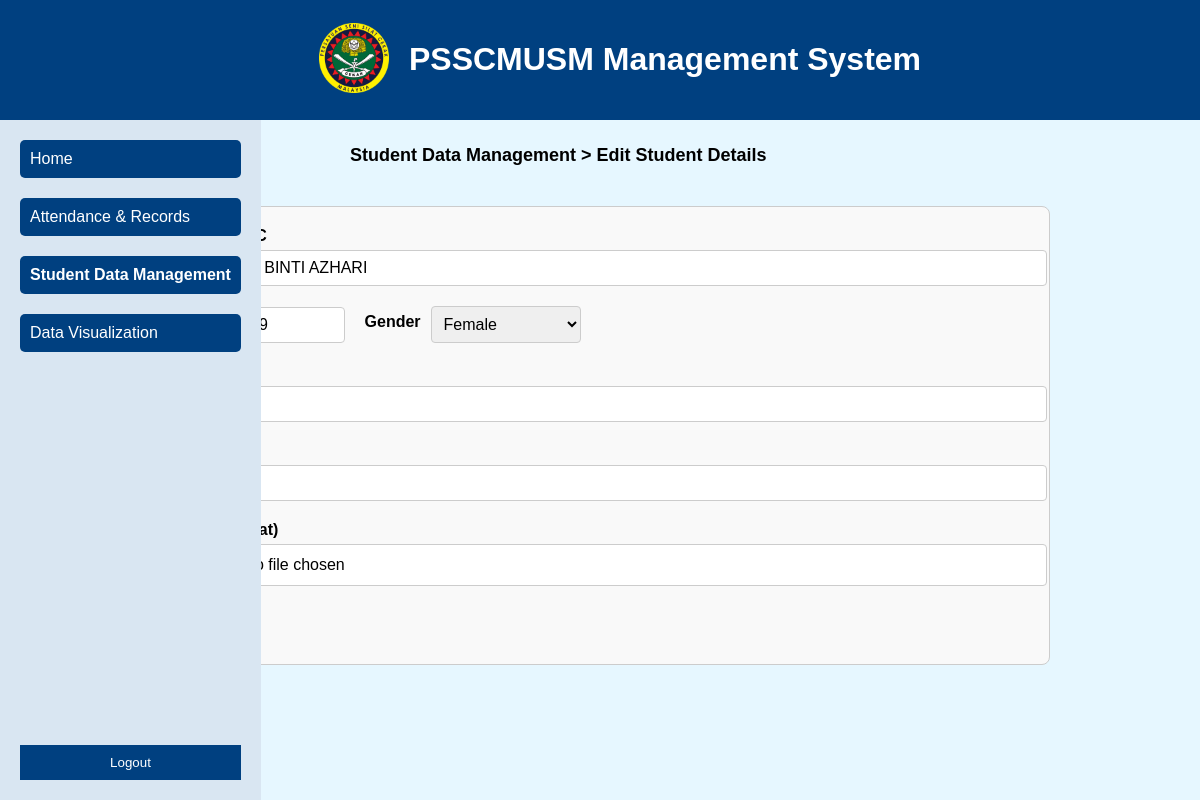
/iqbal_FYP/update_student.php?matric_id=112899, run on the app's committed database.
### tables this page shows
CREATE TABLE `student` (
  `id` int(11) NOT NULL,
  `full_name` varchar(100) NOT NULL,
  `matric_id` varchar(10) NOT NULL,
  `level` int(3) NOT NULL,
  `gender` varchar(10) NOT NULL,
  `ic_number` varchar(12) NOT NULL,
  `school` varchar(100) NOT NULL,
  `program` varchar(30) NOT NULL,
  `email` varchar(50) NOT NULL,
  `phone` varchar(20) NOT NULL,
  `image` varchar(255) NOT NULL,
  `u1_asas` int(3) NOT NULL,
  `u2_jatuh` int(3) NOT NULL,
  `u3_potong` int(3) NOT NULL,
  `theory` int(11) NOT NULL,
  `ko_k` int(3) NOT NULL,
  `ko_k_2` int(3) NOT NULL,
  `ko_k_3` int(3) NOT NULL,
  `u_usr` int(3) NOT NULL,
  `u_demo` int(3) NOT NULL,
  `end_year` int(4) NOT NULL
);

### iqbal_FYP/update_student.php (the view, shortened to what this page needs)
<?php
include 'database.php';
if (isset($_GET['matric_id'])) {
    $matric_id = $_GET['matric_id'];
    $sql = "SELECT * FROM student WHERE matric_id='$matric_id'";
    $result = $conn->query($sql);
    if ($result->num_rows > 0) {
        $row = $result->fetch_assoc();
    } else {
        echo "No student found with the given Matric ID.";
        exit();
    }
} else {
    echo "Matric ID not provided.";
    exit();
}
?>
<!DOCTYPE html>
<html lang="en">
<head>
    <link rel="stylesheet" href="styles.css">
</head>
<body>
    <header>
        <div class="logo">
            <img src="images/logo.png" alt="Logo">
        </div>
        <h1>PSSCMUSM Management System</h1>
    </header>
    <div class="container">
        <nav>
            <ul>
                <li><a href="index.html">Home</a></li>
                <li><a href="anr.html">Attendance & Records</a></li>
                <li><a href="sdm.html" class="active">Student Data Management</a></li>
                <li><a href="visual.html">Data Visualization</a></li>
            </ul>
            <button class="logout-btn">Logout</button>
        </nav>
    </div>
    <div class="navigation-text">
        Student Data Management > Edit Student Details
    </div>
    <div class="student-details-container">
        <form id="studentForm" action="update_student.php" method="post" enctype="multipart/form-data">
            <div class="form-group">
                <label for="fullName">Full Name as in IC</label>
                <input type="text" id="fullName" name="fullName" value="<?php echo $row['full_name']; ?>" oninput="this.value = this.value.toUpperCase()" required>
            </div>
            <div class="form-group inline">
                <label for="matricID">Matric ID</label>
                <input type="text" id="matricID" name="matricID" value="<?php echo $row['matric_id']; ?>" maxlength="10" required readonly>
                <label for="gender">Gender</label>
                <select id="gender" name="gender" required>
                    <option value="female" <?php echo ($row['gender'] == 'female') ? 'selected' : ''; ?>>Female</option>
                </select>
            </div>
            <div class="form-group">
                <label for="icNumber">IC Number:</label>
                <input type="text" id="icNumber" name="icNumber" value="<?php echo $row['ic_number']; ?>" placeholder="Enter IC Number" maxlength="12">
            </div>
            <div class="form-group">
                <label for="school">School</label>
                <input type="text" id="school" name="school" value="<?php echo $row['school']; ?>" oninput="this.value = this.value.toUpperCase()" required>
            </div>
            <div class="form-group">
                <label for="image">Image (.png format)</label>
                <input type="file" id="image" name="image" accept=".png">
            </div>
            <button type="submit" class="submit-btn">Update</button>
        </form>
    </div>
</body>
</html>

### iqbal_FYP/styles.css (style rules this page uses)
body { margin: 0; padding: 0; background-color: #e6f7ff; font-family: Arial, sans-serif; }
header { background-color: #004080; color: #fff; padding: 20px; text-align: center; display: flex; align-items: center; justify-content: center; position: fixed; top: 0; width: 100%; z-index: 1000; }
h1 { margin-left: 10px; font-family: sans-serif; }
.logo img { height: 70px; margin-right: 10px; }
.container { display: flex; flex-direction: row; padding-top: 90px; }
nav { background-color: #d9e6f2; padding: 20px; display: flex; flex-direction: column; align-items: flex-start; position: fixed; top: 120px; bottom: 0; }
nav ul { list-style-type: none; padding: 0; margin: 0; }
nav ul li { margin-bottom: 10px; margin-bottom: 20px; }
nav ul li a { color: #fff; background-color: #004080; text-decoration: none; display: block; padding: 10px; border-radius: 5px; margin-bottom: 20px; }
nav ul li a.active { font-weight: bold; }
.logout-btn { margin-top: auto; width: 100%; padding: 10px; background-color: #004080; color: #fff; border: none; cursor: pointer; }
.navigation-text { font-size: 18px; font-weight: bold; text-align: left; margin-top: 55px; margin-left: 350px; }
.student-details-container { max-width: 900px; margin: 0 auto; padding: 20px; border: 1px solid #ccc; border-radius: 8px; background-color: #f9f9f9; margin-top: 40px; margin-right: 150px; }
.form-group.inline { display: flex; align-items: center; }
.form-group.inline label { margin-right: 10px; }
.form-group.inline select { width: 100px; }
.student-details-container .form-group { margin-bottom: 20px; }
.student-details-container label { display: block; margin-bottom: 5px; font-weight: bold; }
.student-details-container input[type="text"], .student-details-container select { width: 100%; padding: 8px; border-radius: 4px; border: 1px solid #ccc; font-size: 16px; }
.student-details-container input[type="file"] { width: 100%; padding: 8px; border-radius: 4px; border: 1px solid #ccc; font-size: 16px; background-color: #fff; cursor: pointer; }
.student-details-container .submit-btn { padding: 10px 20px; border: none; border-radius: 4px; background-color: #007bff; color: #fff; font-size: 16px; cursor: pointer; transition: background-color 0.3s; }
.form-group.inline input[type="text"] { width: 120px; margin-right: 20px; }
.form-group.inline select { width: 150px; }

### data on the page
student: fullName "NUR KAMARINA BINTI AZHARI", matricID "112899", gender "Female", icNumber "001231023546", school "BIOLOGY"
